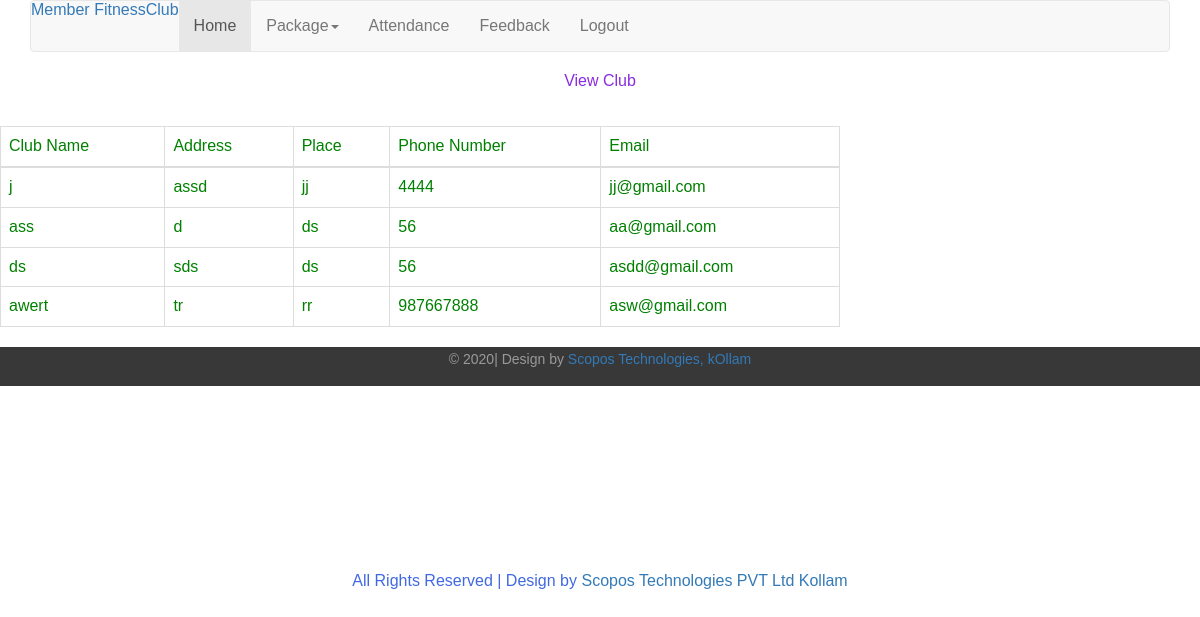
The app's page /Fitness_Club/Member/index.php (signed in) with its own data.
### tables this page shows
CREATE TABLE IF NOT EXISTS `club_reg` (
  `c_id` int(11) NOT NULL AUTO_INCREMENT,
  `club_name` varchar(30) NOT NULL,
  `club_address` varchar(50) NOT NULL,
  `club_place` varchar(20) NOT NULL,
  `club_phno` double NOT NULL,
  `club_email` varchar(50) NOT NULL,
  PRIMARY KEY (`c_id`)
);

### Fitness_Club/Member/index.php (the view, shortened to what this page needs)
<?php
if(isset($_SESSION['s_id']))
{
  require_once 'member_nav.php';
  require_once'../config/conn.php';
    ?>
	<div style="height:500px;">
<div>
<h1 style="text-align: center;color: blueviolet"; >View Club</h1><br><br>
                <div>
    <table style="color: green;width: 70%;" align="center" class="table table-bordered">
    <thead>
      <tr>
        <th>Club Name</th>
        <th>Address</th>
        <th>Place</th>
        <th>Phone Number</th>
        <th>Email</th>
      </tr>
    </thead>
    <tbody>
      <?php
  $sql="SELECT * FROM `club_reg`";
    $res=$con->query($sql);
  if($res->num_rows>0)
{
    while($row=$res->fetch_assoc())
    {?>
    <tr>
    <td><?php echo $row['club_name'];?></td>
    <td><?php echo $row['club_address'];?></td>
    <td><?php echo $row['club_place'];?></td>
    <td><?php echo $row['club_phno'];?></td>
    <td><?php echo $row['club_email'];?></td>
                 <?php
    }
}
?>
    </tbody>
  </table>
                </div>
            </div>
            <div class="footer">
            <div class="wthree-copyright">
                            <p style="text-align: center">© 2020| Design by <a href="http://w3layouts.com">Scopos Technologies, kOllam</a></p>
            </div>
          </div>
		</div>
			<div>
				<p style="text-align:center;color:royalblue;">All Rights Reserved | Design by
					<a href="https://w3layouts.com/" target="_blank">Scopos Technologies PVT Ltd Kollam</a>
				</p>
			</div>
</body>
</html>
 <?php
  }
    else
    {
       header("Refresh:2;url=../index.php");
    }
    ?>

### Fitness_Club/Member/member/css/style.css (style rules this page uses)
html,body,div,span,applet,object,iframe,h1,h2,h3,h4,h5,h6,p,blockquote,pre,a,abbr,acronym,address,big,cite,code,del,dfn,em,img,ins,kbd,q,s,samp,small,strike,strong,sub,sup,tt,var,b,u,i,dl,dt,dd,ol,nav ul,nav li,fieldset,form,label,legend,table,caption,tbody,tfoot,thead,tr,th,td,article,aside,canvas,details,embed,figure,figcaption,footer,header,hgroup,menu,nav,output,ruby,section,summary,time,mark,audio,video { margin:0;padding:0;border:0;font-size:100%;font:inherit;vertical-align:baseline; }
table { border-collapse:collapse;border-spacing:0; }
a { text-decoration:none; }
body { font-family: Arial, Geneva,Helvetica, sans-serif; font-size: 100%; }
.footer { background: #383838; }
.footer p { font-size: 0.875em; color: #999; font-family: Arial, Helvetica, sans-serif; padding: 0em 1em 1em 1em; line-height: 1.8em; }

### records on screen
club_reg: club_name "j", club_address "assd", club_place "jj", club_phno "4444", club_email "jj@gmail.com"
club_reg: club_name "ass", club_address "d", club_place "ds", club_phno "56", club_email "aa@gmail.com"
club_reg: club_name "ds", club_address "sds", club_place "ds", club_phno "56", club_email "asdd@gmail.com"
club_reg: club_name "awert", club_address "tr", club_place "rr", club_phno "987667888", club_email "asw@gmail.com"
